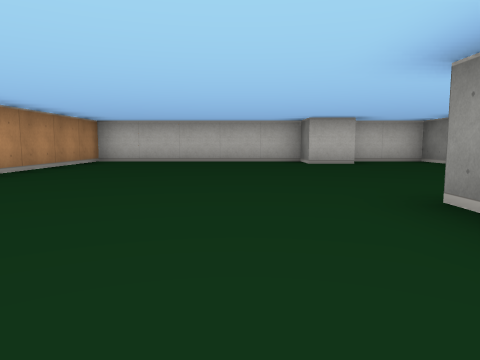
view 1 (above)

16 first-person views from a walk through a cub3D level. The camera is about half as high as the walls, tilts 6° down and sees 70° across. The floor is counted in squares. Each view is taken from the middle of a square. On the plan, view 1 faces up. The plan holds only what a view shows up to about 9 squares ahead; the rest is blank.

view 2
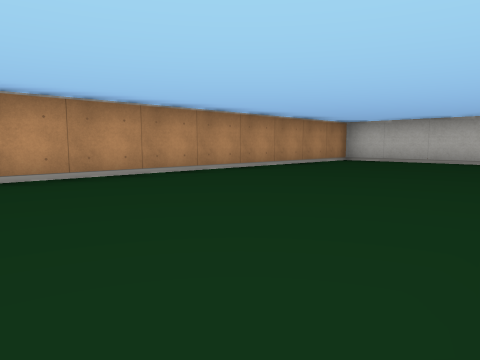

view 3
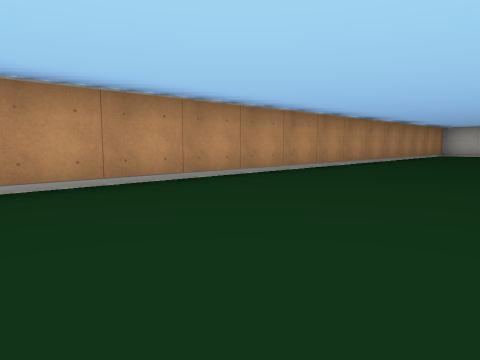

view 4
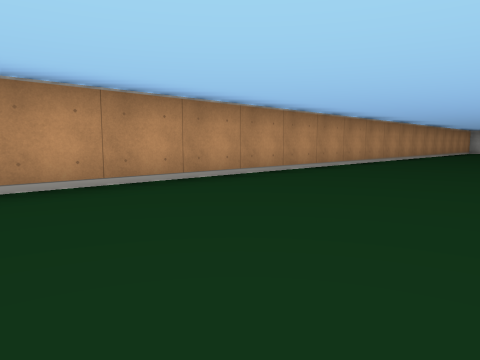

view 5
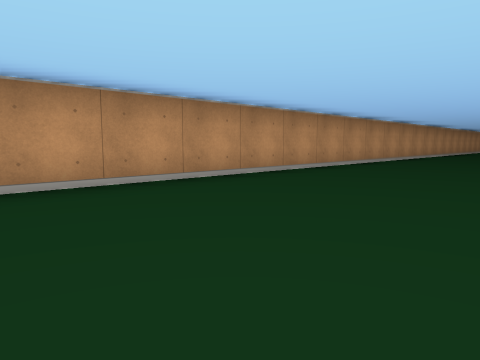

view 6
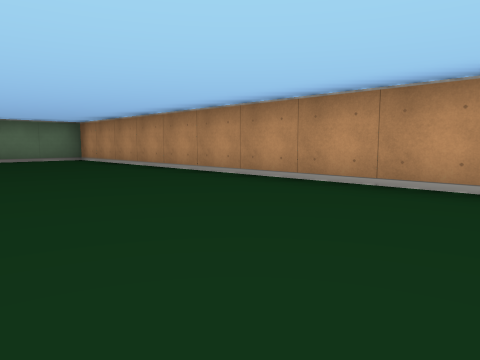

view 7
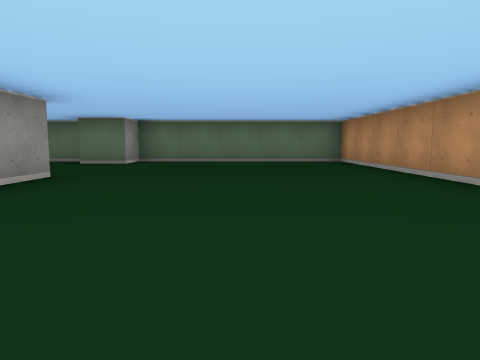

view 8
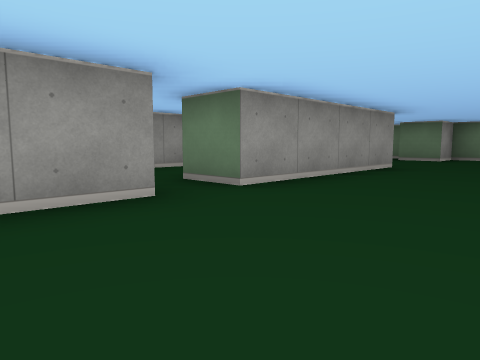

view 9
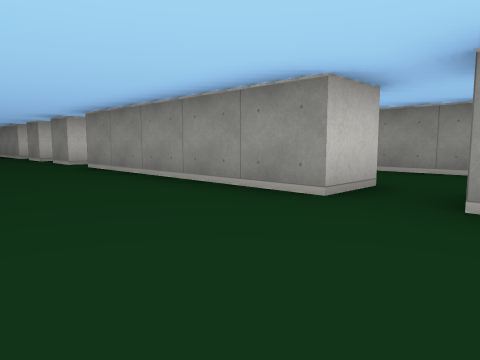

view 10
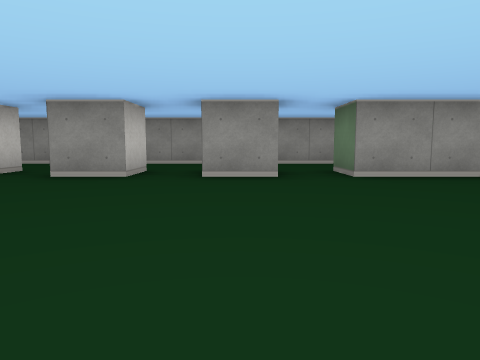

view 11
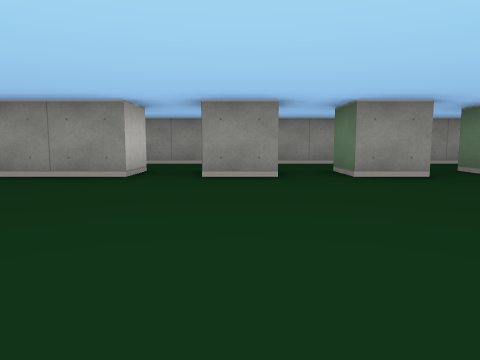

view 12
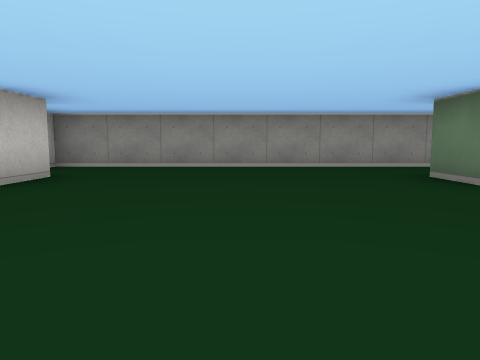

view 13
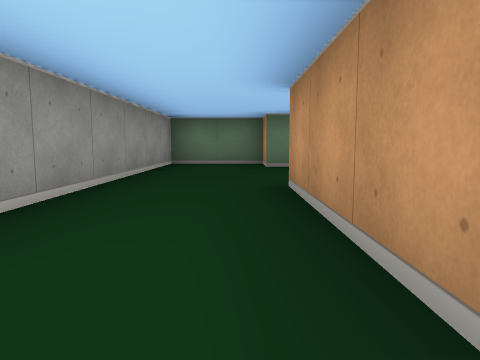

view 14
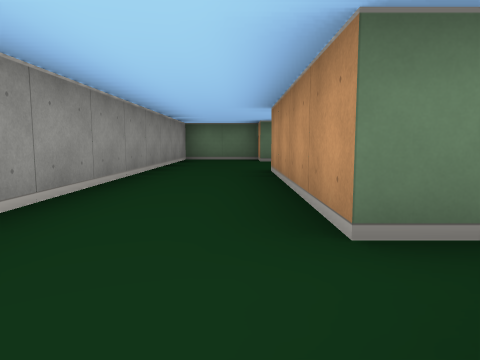

view 15
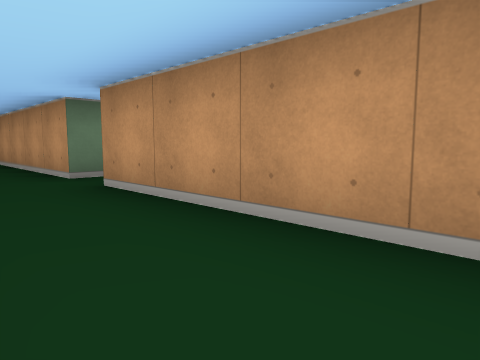

view 16
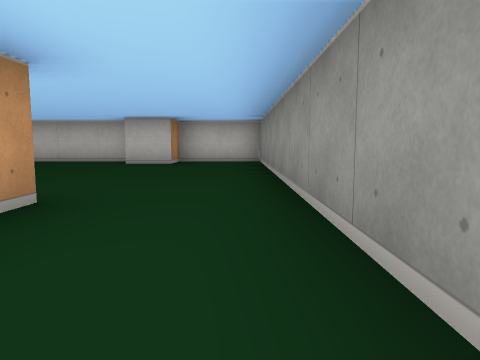

### Floor plan
Points are (right, up) in squares from view 1. A wall is a line through its corners. A room is listed if a view was taken in it or the views show most of it. See-through windows are left out.
Room 1 (views 1, 2, 3, 4, 5, 6, 7, 8, 9, 10, 11, 12, 13, 14, 15, 16)
walls: (2, -4.5) (1.5, -4.5) (1.5, -3.5) (2.5, -3.5); (2.5, -7.1) (2.5, -10.5) (1.5, -10.5) (1.5, -5.5) (2.5, -5.5); (2.5, -2.5) (1.5, -2.5) (1.5, -1.5); (4.5, -6.9) (4.5, 8.5) (2.5, 8.5) (2.5, 7.5) (1.5, 7.5) (1.5, 8.5) (-3.5, 8.5) (-3.5, -19.5) (1.5, -19.5) (1.5, -18.5) (2.5, -18.5) (2.5, -19.5) (4.5, -19.5) (4.5, -9.6); (2.5, -0.5) (1.5, -0.5) (1.5, 2.5) (2.5, 2.5) (2.5, 2); (1.5, -15.5) (1.5, -11.5) (2.5, -11.5) (2.5, -15.5)

Positions as (right, up) in squares from view 1, and headings:
1: (0, 0), facing up
2: (1, 0), facing up-left
3: (0, -5), facing up-left
4: (0, -9), facing up-left
5: (0, -14), facing up-left
6: (0, -10), facing down-left
7: (-1, -11), facing down
8: (-1, -9), facing down-right
9: (-1, -12), facing up-right
10: (-3, -4), facing right
11: (-3, -2), facing right
12: (-2, 5), facing right
13: (3, -12), facing down
14: (3, -10), facing down
15: (4, -7), facing down-left
16: (4, 0), facing up
